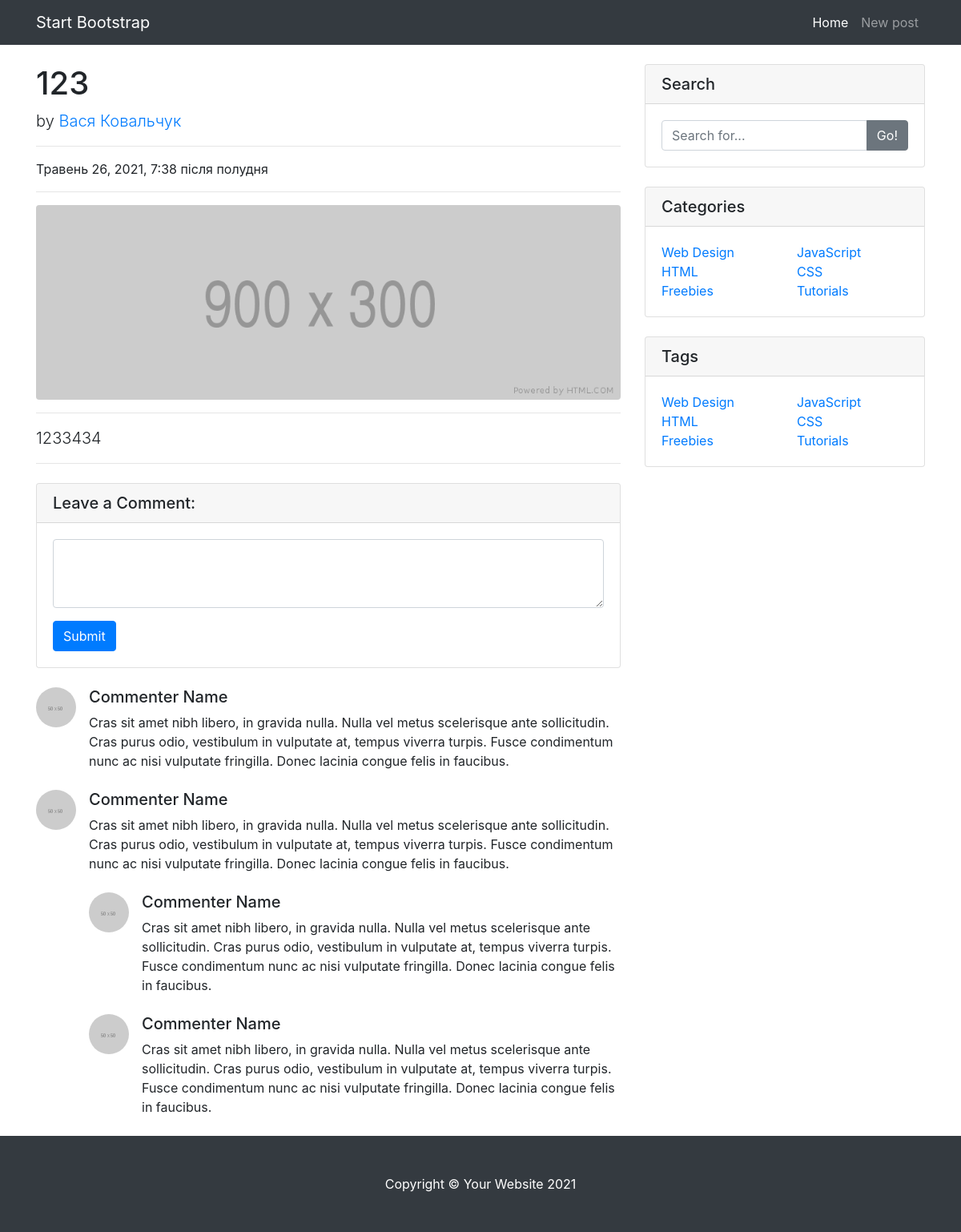
/post/5/, run on the app's committed database.
### website/models.py (models this page shows, shortened)
class Post(models.Model):
    title = models.CharField(max_length=100, null=False, blank=False, verbose_name='Название')
    description = models.TextField(null=True, blank=True, verbose_name='Описание')
    created_at = models.DateTimeField(auto_now_add=True, verbose_name='Создан')
    updated_at = models.DateTimeField(auto_now=True, verbose_name='Последнее обновление')
    published = models.BooleanField(verbose_name='Опубликован')
    category = models.ForeignKey(Category, null=True, on_delete=models.SET_NULL, verbose_name='Категория')
    author = models.ForeignKey(Author, null=True, on_delete=models.SET_NULL, verbose_name='Автор')
    tags = models.ManyToManyField(Tag, verbose_name='Теги')
    class Meta:
        verbose_name = 'Публикация'
        verbose_name_plural = 'Публикации'

class Author(models.Model):
    name = models.CharField(max_length=100, null=False, blank=False, verbose_name="Название")
    surname = models.CharField(max_length=100, null=False, blank=False, verbose_name="Фамилия")
    login = models.CharField(max_length=100, null=False, blank=False, verbose_name="Логин", unique=True)
    class Meta:
    	verbose_name = 'Автор'
    	verbose_name_plural = 'Авторы'
    def __str__(self):
    	return self.name + " " + self.surname

### website/views.py (the view)
# urls.py: path('post/<int:pk>/', details, name='details'),
def details(request, pk=None):
    context = {
        'post': Post.objects.get(pk=pk) if pk is not None else None
    }
    return render(request, 'blog/post.html', context=context)

### templates/blog/post.html
{% extends 'layout.html' %}
{% load static %}
{% block content %}
    {% if post is not None %}
    <div class="col-md-8">
        <h1 class="mt-4">{{ post.title }}</h1>
        <p class="lead">
            by
            <a href="#!">{{ post.author }}</a>
        </p>
        <hr/>
        <p>{{ post.created_at }}</p>
        <hr/>
        <img class="img-fluid rounded" src="{% static 'blog/images/900x300.png' %}" alt="..."/>
        <hr/>
        <p class="lead">{{ post.description }}</p>
        {% endif %}
        <hr/>
        <div class="card my-4">
            <h5 class="card-header">Leave a Comment:</h5>
            <div class="card-body">
                <form>
                    <div class="form-group"><textarea class="form-control" rows="3"></textarea></div>
                    <button class="btn btn-primary" type="submit">Submit</button>
                </form>
            </div>
        </div>
        <div class="media mb-4">
            <img class="d-flex mr-3 rounded-circle" src="{% static 'blog/images/50x50.png' %}" alt="..."/>
            <div class="media-body">
                <h5 class="mt-0">Commenter Name</h5>
                Cras sit amet nibh libero, in gravida nulla. Nulla vel metus scelerisque ante sollicitudin. Cras purus odio,
                vestibulum in vulputate at, tempus viverra turpis. Fusce condimentum nunc ac nisi vulputate fringilla. Donec
                lacinia congue felis in faucibus.
            </div>
        </div>
        <div class="media mb-4">
            <img class="d-flex mr-3 rounded-circle" src="{% static 'blog/images/50x50.png' %}" alt="..."/>
            <div class="media-body">
                <h5 class="mt-0">Commenter Name</h5>
                Cras sit amet nibh libero, in gravida nulla. Nulla vel metus scelerisque ante sollicitudin. Cras purus odio,
                vestibulum in vulputate at, tempus viverra turpis. Fusce condimentum nunc ac nisi vulputate fringilla. Donec
                lacinia congue felis in faucibus.
                <div class="media mt-4">
                    <img class="d-flex mr-3 rounded-circle" src="{% static 'blog/images/50x50.png' %}" alt="..."/>
                    <div class="media-body">
                        <h5 class="mt-0">Commenter Name</h5>
                        Cras sit amet nibh libero, in gravida nulla. Nulla vel metus scelerisque ante sollicitudin. Cras
                        purus odio, vestibulum in vulputate at, tempus viverra turpis. Fusce condimentum nunc ac nisi
                        vulputate fringilla. Donec lacinia congue felis in faucibus.
                    </div>
                </div>
                <div class="media mt-4">
                    <img class="d-flex mr-3 rounded-circle" src="{% static 'blog/images/50x50.png' %}" alt="..."/>
                    <div class="media-body">
                        <h5 class="mt-0">Commenter Name</h5>
                        Cras sit amet nibh libero, in gravida nulla. Nulla vel metus scelerisque ante sollicitudin. Cras
                        purus odio, vestibulum in vulputate at, tempus viverra turpis. Fusce condimentum nunc ac nisi
                        vulputate fringilla. Donec lacinia congue felis in faucibus.
                    </div>
                </div>
            </div>
        </div>
    </div>
{% endblock %}
{% block side_widget %}
    <div class="col-md-4">
                    <div class="card my-4">
                        <h5 class="card-header">Search</h5>
                        <div class="card-body">
                            <div class="input-group">
                                <input class="form-control" type="text" placeholder="Search for..." />
                                <span class="input-group-append"><button class="btn btn-secondary" type="button">Go!</button></span>
                            </div>
                        </div>
                    </div>
                    <div class="card my-4">
                        <h5 class="card-header">Categories</h5>
                        <div class="card-body">
                            <div class="row">
                                <div class="col-lg-6">
                                    <ul class="list-unstyled mb-0">
                                        <li><a href="#!">Web Design</a></li>
                                        <li><a href="#!">HTML</a></li>
                                        <li><a href="#!">Freebies</a></li>
                                    </ul>
                                </div>
                                <div class="col-lg-6">
                                    <ul class="list-unstyled mb-0">
                                        <li><a href="#!">JavaScript</a></li>
                                        <li><a href="#!">CSS</a></li>
                                        <li><a href="#!">Tutorials</a></li>
                                    </ul>
                                </div>
                            </div>
                        </div>
                    </div>
                    <div class="card my-4">
                        <h5 class="card-header">Tags</h5>
                        <div class="card-body">
                            <div class="row">
                                <div class="col-lg-6">
                                    <ul class="list-unstyled mb-0">
                                        <li><a href="#!">Web Design</a></li>
                                        <li><a href="#!">HTML</a></li>
                                        <li><a href="#!">Freebies</a></li>
                                    </ul>
                                </div>
                                <div class="col-lg-6">
                                    <ul class="list-unstyled mb-0">
                                        <li><a href="#!">JavaScript</a></li>
                                        <li><a href="#!">CSS</a></li>
                                        <li><a href="#!">Tutorials</a></li>
                                    </ul>
                                </div>
                            </div>
                        </div>
                    </div>
                </div>
{% endblock %}

### data on the page
Post: title "123", author "Вася Ковальчук", created_at "Травень 26, 2021, 7:38 після полудня", description "1233434"
